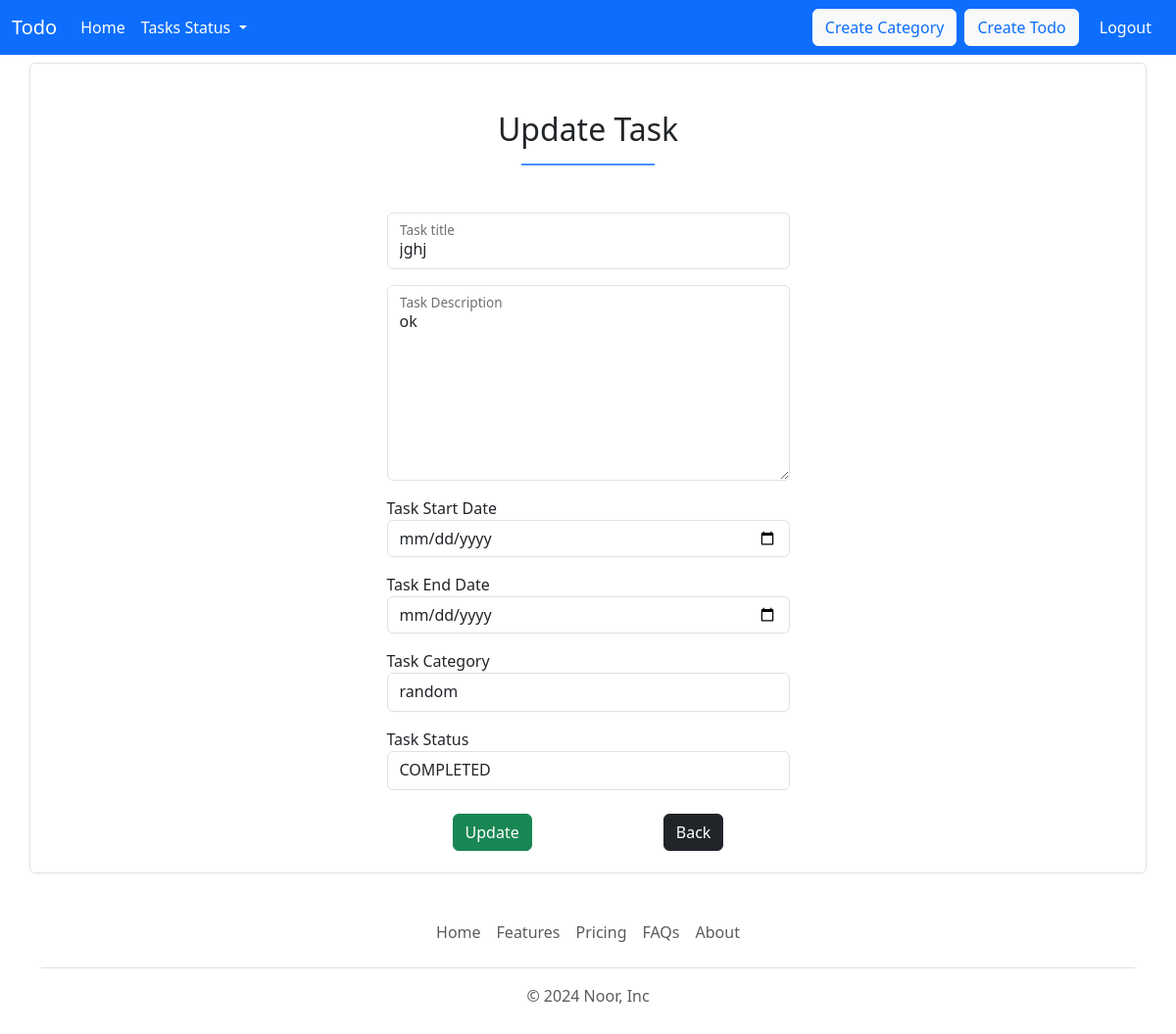
The app's page /update/random/4 (signed in) with its own data.
### main/models.py (models this page shows, shortened)
class Task(models.Model):
    CHOICES = [
        ('PENDING', 'PENDING'),
        ('IN PROGRESS', 'IN PROGRESS'),
        ('COMPLETED', 'COMPLETED'),
    ]
    title = models.CharField(max_length=150)
    description = models.TextField(null=True)
    status = models.CharField(max_length=15, choices=CHOICES)
    start_date = models.DateTimeField()
    end_date = models.DateTimeField()
    category = models.ForeignKey(Category, on_delete=models.CASCADE)
    user = models.ForeignKey(User, on_delete=models.CASCADE)

### main/views.py (the view)
# urls.py: path('update/<cat>/<id>', update_task, name='updatetask'),
def update_task(request, cat, id):
    if not request.user.is_authenticated:
        return redirect('login')
    task = get_object_or_404(Task, id=id, user=request.user.id)
    if request.method == 'POST':
        form = TaskForm(request.POST , instance=task)
        if form.is_valid() :
            form.save()
            return redirect('tasks', name=cat)
    else:
        form = TaskForm(instance=task)
    return render(request, 'main/updatetask.html' , {'form':form, 'user_id':request.user.id})

### main/forms.py
class TaskForm(forms.ModelForm):
    CHOICES = [
        ('IN PROGRESS', 'IN PROGRESS'),
        ('PENDING', 'PENDING'),
        ('COMPLETED', 'COMPLETED'),
    ]
    title = forms.CharField(
        widget=forms.TextInput(attrs={'placeholder': 'Enter task name', 'class': 'form-control', 'id': 'floatingInput', 'size':30})
    )
    description = forms.CharField(
        widget=forms.Textarea(attrs={'placeholder': 'Enter task description', 'class': 'form-control', 'id': 'floatingTextarea2', 'size':30, 'style':'height:200px;'})#noor
    )
    start_date = forms.DateField(input_formats=['%Y-%m-%d'])
    end_date = forms.DateField(input_formats=['%Y-%m-%d'])
    CATEGORIES = [(category.id, category) for category in Category.objects.all()]
    category = forms.ModelChoiceField(
        queryset=Category.objects.all(),
        widget = forms.Select(attrs={'class':'form-control pb-2'}),
        empty_label=None,
    )
    status = forms.ChoiceField(
        choices=CHOICES,
        widget = forms.Select(attrs={'class':'form-control pb-2'}),
    )
    class Meta:
        model = Task
        fields = ['title', 'description', 'status', 'start_date', 'end_date', 'category', 'user']

### main/models.py (called while the page is built)
    def __str__(self):
        return self.name

### main/templates/main/updatetask.html (shortened to what this page needs)
{% extends "main/baseLogged.html" %}
{% block content %}
<div class="container d-flex justify-content-center form-control pt-5 mt-2 col-4">
    <form method="post">
        <div align='center'>
            <h2>Update Task</h2>
            <hr class="border border-primary border-1 opacity-75 mb-5 col-4">
        </div>
        <div class="form-floating mb-3 ">
        {{ form.title }}
        <label for="floatingInput">Task title</label>
        </div>
        <div class="form-floating mb-3">
        {{ form.description }}
        <label for="floatingInput">Task Description</label>
        </div>
        <div class=" mb-3">
        <label for="floatingInput">Task Start Date</label>
        <input type="date" class="form-control" id="start_date" name="start_date">
        </div>
        <div class=" mb-3">
        <label for="floatingInput">Task End Date</label>
        <input type="date" class="form-control" id="end_date" name="end_date">
        </div>
        <div class="mb-3">
        <label for="floatingInput">Task Category</label>
        {{ form.category }}
        </div>
        <div class="mb-3">
        <label for="floatingInput">Task Status</label>
        {{ form.status }}
        </div>
        <div class="d-flex justify-content-around mt-3 align-items-center pt-2 mb-3">
            <input type="submit" class="btn btn-success" value="Update">
            <a href="{% url 'index' %}" class="btn btn-dark"> Back</a>
        </div>
    </form>
</div>
{% endblock content %}

### records on screen
Task: title "jghj", description "ok", category "random", status "COMPLETED"
